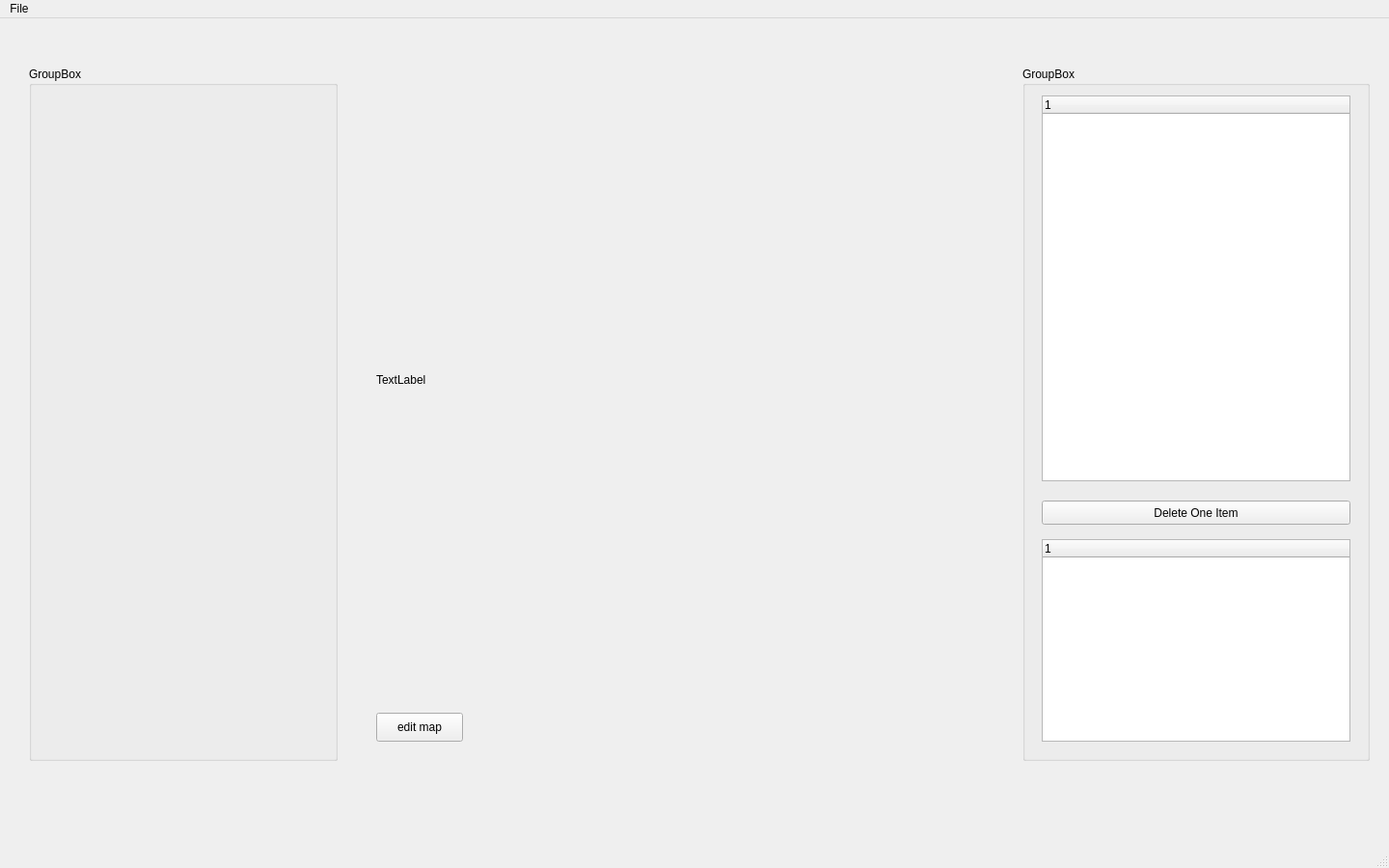
<?xml version="1.0" encoding="UTF-8"?>
<ui version="4.0">
 <class>MainWindow</class>
 <widget class="QMainWindow" name="MainWindow">
  <property name="geometry">
   <rect>
    <x>0</x>
    <y>0</y>
    <width>1440</width>
    <height>900</height>
   </rect>
  </property>
  <property name="windowTitle">
   <string>MainWindow</string>
  </property>
  <widget class="QWidget" name="centralwidget">
   <widget class="QLabel" name="map_label">
    <property name="geometry">
     <rect>
      <x>390</x>
      <y>60</y>
      <width>630</width>
      <height>630</height>
     </rect>
    </property>
    <property name="text">
     <string>TextLabel</string>
    </property>
   </widget>
   <widget class="QGroupBox" name="config_groupBox">
    <property name="geometry">
     <rect>
      <x>1060</x>
      <y>50</y>
      <width>360</width>
      <height>720</height>
     </rect>
    </property>
    <property name="title">
     <string>GroupBox</string>
    </property>
    <widget class="QTreeWidget" name="config_show_treeWidget">
     <property name="geometry">
      <rect>
       <x>20</x>
       <y>30</y>
       <width>320</width>
       <height>400</height>
      </rect>
     </property>
     <column>
      <property name="text">
       <string notr="true">1</string>
      </property>
     </column>
    </widget>
    <widget class="QPushButton" name="delete_one_item_pushButton">
     <property name="geometry">
      <rect>
       <x>20</x>
       <y>450</y>
       <width>320</width>
       <height>25</height>
      </rect>
     </property>
     <property name="text">
      <string>Delete One Item</string>
     </property>
    </widget>
    <widget class="QTreeWidget" name="treeWidget">
     <property name="geometry">
      <rect>
       <x>20</x>
       <y>490</y>
       <width>320</width>
       <height>210</height>
      </rect>
     </property>
     <column>
      <property name="text">
       <string notr="true">1</string>
      </property>
     </column>
    </widget>
   </widget>
   <widget class="QGroupBox" name="status_groupBox">
    <property name="geometry">
     <rect>
      <x>30</x>
      <y>50</y>
      <width>320</width>
      <height>720</height>
     </rect>
    </property>
    <property name="title">
     <string>GroupBox</string>
    </property>
   </widget>
   <widget class="QPushButton" name="map_edit_pushButton">
    <property name="geometry">
     <rect>
      <x>390</x>
      <y>720</y>
      <width>90</width>
      <height>30</height>
     </rect>
    </property>
    <property name="text">
     <string>edit map</string>
    </property>
   </widget>
  </widget>
  <widget class="QMenuBar" name="menubar">
   <property name="geometry">
    <rect>
     <x>0</x>
     <y>0</y>
     <width>1440</width>
     <height>22</height>
    </rect>
   </property>
   <widget class="QMenu" name="menuFile">
    <property name="title">
     <string>File</string>
    </property>
    <addaction name="actionOpen_map"/>
    <addaction name="actionSave_config"/>
   </widget>
   <addaction name="menuFile"/>
  </widget>
  <widget class="QStatusBar" name="statusBar"/>
  <action name="actionOpen_map">
   <property name="text">
    <string>Open map</string>
   </property>
  </action>
  <action name="actionSave_config">
   <property name="text">
    <string>Save config</string>
   </property>
  </action>
 </widget>
 <resources/>
 <connections/>
</ui>
